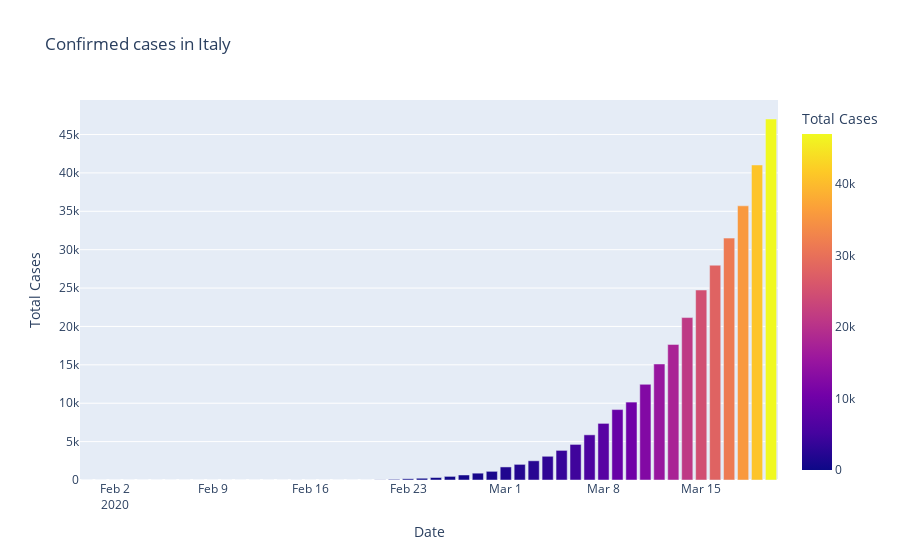
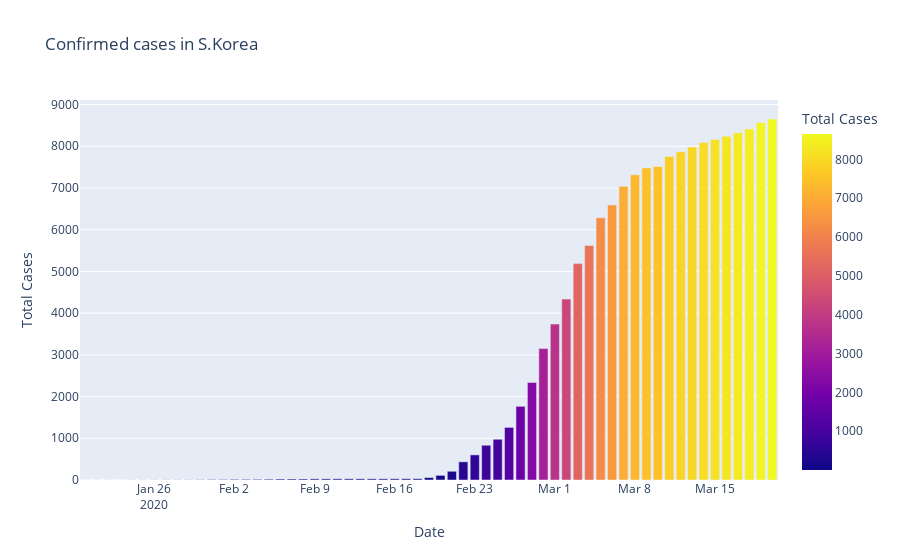

The cell these charts' notebook holds for them, in order:
### Code cell
fig=px.bar(df_Italy,x="Date",y="Total Cases",color='Total Cases',title='Confirmed cases in Italy')
fig.show()

fig=px.bar(df_Korea,x="Date",y="Total Cases",color='Total Cases',title='Confirmed cases in S.Korea')
fig.show()

fig=px.bar(df_Wuhan,x="Date",y="Total Cases",color='Total Cases',title='Confirmed cases in Wuhan')
fig.show()

### Figure 1 — Plotly figure (JSON) as saved in the notebook; plotly's stock layout.template omitted (floating-point values rounded to 4 significant figures)
{"data": [{"alignmentgroup": "True", "hovertemplate": "Date=%{x}<br>Total Cases=%{marker.color}<extra></extra>", "legendgroup": "", "marker": {"color": [2, 2, 2, 2, 2, 2, 3, 3, 3, 3, 3, 3, 3, 3, 3, 3, 3, 3, 3, 3, 3, 3, 20, 79, 157, 229, 323, 470, 655, 889, 1128, 1701, 2036, 2502, 3089, 3858, 4636, 5883, 7375, 9172, 10149, 12462, 15113, 17660, 21157, 24747, 27980, 31506, 35713, 41035, 47021], "coloraxis": "coloraxis"}, "name": "", "offsetgroup": "", "orientation": "v", "showlegend": false, "textposition": "auto", "type": "bar", "x": ["2020-01-31T00:00:00", "2020-02-01T00:00:00", "2020-02-02T00:00:00", "2020-02-03T00:00:00", "2020-02-04T00:00:00", "2020-02-05T00:00:00", "2020-02-06T00:00:00", "2020-02-07T00:00:00", "2020-02-08T00:00:00", "2020-02-09T00:00:00", "2020-02-10T00:00:00", "2020-02-11T00:00:00", "2020-02-12T00:00:00", "2020-02-13T00:00:00", "2020-02-14T00:00:00", "2020-02-15T00:00:00", "2020-02-15T00:00:00", "2020-02-16T00:00:00", "2020-02-17T00:00:00", "2020-02-18T00:00:00", "2020-02-19T00:00:00", "2020-02-20T00:00:00", "2020-02-21T00:00:00", "2020-02-22T00:00:00", "2020-02-23T00:00:00", "2020-02-24T00:00:00", "2020-02-25T00:00:00", "2020-02-26T00:00:00", "2020-02-27T00:00:00", "2020-02-28T00:00:00", "2020-02-29T00:00:00", "2020-03-01T00:00:00", "2020-03-02T00:00:00", "2020-03-03T00:00:00", "2020-03-04T00:00:00", "2020-03-05T00:00:00", "2020-03-06T00:00:00", "2020-03-07T00:00:00", "2020-03-08T00:00:00", "2020-03-09T00:00:00", "2020-03-10T00:00:00", "2020-03-11T00:00:00", "2020-03-12T00:00:00", "2020-03-13T00:00:00", "2020-03-14T00:00:00", "2020-03-15T00:00:00", "2020-03-16T00:00:00", "2020-03-17T00:00:00", "2020-03-18T00:00:00", "2020-03-19T00:00:00", "2020-03-20T00:00:00"], "xaxis": "x", "y": [2, 2, 2, 2, 2, 2, 3, 3, 3, 3, 3, 3, 3, 3, 3, 3, 3, 3, 3, 3, 3, 3, 20, 79, 157, 229, 323, 470, 655, 889, 1128, 1701, 2036, 2502, 3089, 3858, 4636, 5883, 7375, 9172, 10149, 12462, 15113, 17660, 21157, 24747, 27980, 31506, 35713, 41035, 47021], "yaxis": "y"}], "layout": {"barmode": "relative", "coloraxis": {"colorbar": {"title": {"text": "Total Cases"}}, "colorscale": [[0, "#0d0887"], [0.1111, "#46039f"], [0.2222, "#7201a8"], [0.3333, "#9c179e"], [0.4444, "#bd3786"], [0.5556, "#d8576b"], [0.6667, "#ed7953"], [0.7778, "#fb9f3a"], [0.8889, "#fdca26"], [1, "#f0f921"]]}, "legend": {"tracegroupgap": 0}, "title": {"text": "Confirmed cases in Italy"}, "xaxis": {"anchor": "y", "domain": [0, 1], "title": {"text": "Date"}}, "yaxis": {"anchor": "x", "domain": [0, 1], "title": {"text": "Total Cases"}}}}

### Figure 2 — Plotly figure (JSON) as saved in the notebook; plotly's stock layout.template omitted (floating-point values rounded to 4 significant figures)
{"data": [{"alignmentgroup": "True", "hovertemplate": "Date=%{x}<br>Total Cases=%{marker.color}<extra></extra>", "legendgroup": "", "marker": {"color": [1, 1, 1, 1, 2, 2, 3, 4, 4, 4, 6, 11, 12, 15, 15, 16, 19, 23, 24, 24, 27, 27, 28, 28, 28, 28, 28, 29, 30, 31, 58, 111, 209, 436, 602, 833, 977, 1261, 1766, 2337, 3150, 3736, 4335, 5186, 5621, 6284, 6593, 7041, 7313, 7478, 7513, 7755, 7869, 7979, 8086, 8162, 8236, 8320, 8413, 8565, 8652], "coloraxis": "coloraxis"}, "name": "", "offsetgroup": "", "orientation": "v", "showlegend": false, "textposition": "auto", "type": "bar", "x": ["2020-01-20T00:00:00", "2020-01-21T00:00:00", "2020-01-22T00:00:00", "2020-01-23T00:00:00", "2020-01-24T00:00:00", "2020-01-25T00:00:00", "2020-01-26T00:00:00", "2020-01-27T00:00:00", "2020-01-28T00:00:00", "2020-01-29T00:00:00", "2020-01-30T00:00:00", "2020-01-31T00:00:00", "2020-02-01T00:00:00", "2020-02-02T00:00:00", "2020-02-03T00:00:00", "2020-02-04T00:00:00", "2020-02-05T00:00:00", "2020-02-06T00:00:00", "2020-02-07T00:00:00", "2020-02-08T00:00:00", "2020-02-09T00:00:00", "2020-02-10T00:00:00", "2020-02-11T00:00:00", "2020-02-12T00:00:00", "2020-02-13T00:00:00", "2020-02-14T00:00:00", "2020-02-15T00:00:00", "2020-02-16T00:00:00", "2020-02-17T00:00:00", "2020-02-18T00:00:00", "2020-02-19T00:00:00", "2020-02-20T00:00:00", "2020-02-21T00:00:00", "2020-02-22T00:00:00", "2020-02-23T00:00:00", "2020-02-24T00:00:00", "2020-02-25T00:00:00", "2020-02-26T00:00:00", "2020-02-27T00:00:00", "2020-02-28T00:00:00", "2020-02-29T00:00:00", "2020-03-01T00:00:00", "2020-03-02T00:00:00", "2020-03-03T00:00:00", "2020-03-04T00:00:00", "2020-03-05T00:00:00", "2020-03-06T00:00:00", "2020-03-07T00:00:00", "2020-03-08T00:00:00", "2020-03-09T00:00:00", "2020-03-10T00:00:00", "2020-03-11T00:00:00", "2020-03-12T00:00:00", "2020-03-13T00:00:00", "2020-03-14T00:00:00", "2020-03-15T00:00:00", "2020-03-16T00:00:00", "2020-03-17T00:00:00", "2020-03-18T00:00:00", "2020-03-19T00:00:00", "2020-03-20T00:00:00"], "xaxis": "x", "y": [1, 1, 1, 1, 2, 2, 3, 4, 4, 4, 6, 11, 12, 15, 15, 16, 19, 23, 24, 24, 27, 27, 28, 28, 28, 28, 28, 29, 30, 31, 58, 111, 209, 436, 602, 833, 977, 1261, 1766, 2337, 3150, 3736, 4335, 5186, 5621, 6284, 6593, 7041, 7313, 7478, 7513, 7755, 7869, 7979, 8086, 8162, 8236, 8320, 8413, 8565, 8652], "yaxis": "y"}], "layout": {"barmode": "relative", "coloraxis": {"colorbar": {"title": {"text": "Total Cases"}}, "colorscale": [[0, "#0d0887"], [0.1111, "#46039f"], [0.2222, "#7201a8"], [0.3333, "#9c179e"], [0.4444, "#bd3786"], [0.5556, "#d8576b"], [0.6667, "#ed7953"], [0.7778, "#fb9f3a"], [0.8889, "#fdca26"], [1, "#f0f921"]]}, "legend": {"tracegroupgap": 0}, "title": {"text": "Confirmed cases in S.Korea"}, "xaxis": {"anchor": "y", "domain": [0, 1], "title": {"text": "Date"}}, "yaxis": {"anchor": "x", "domain": [0, 1], "title": {"text": "Total Cases"}}}}
